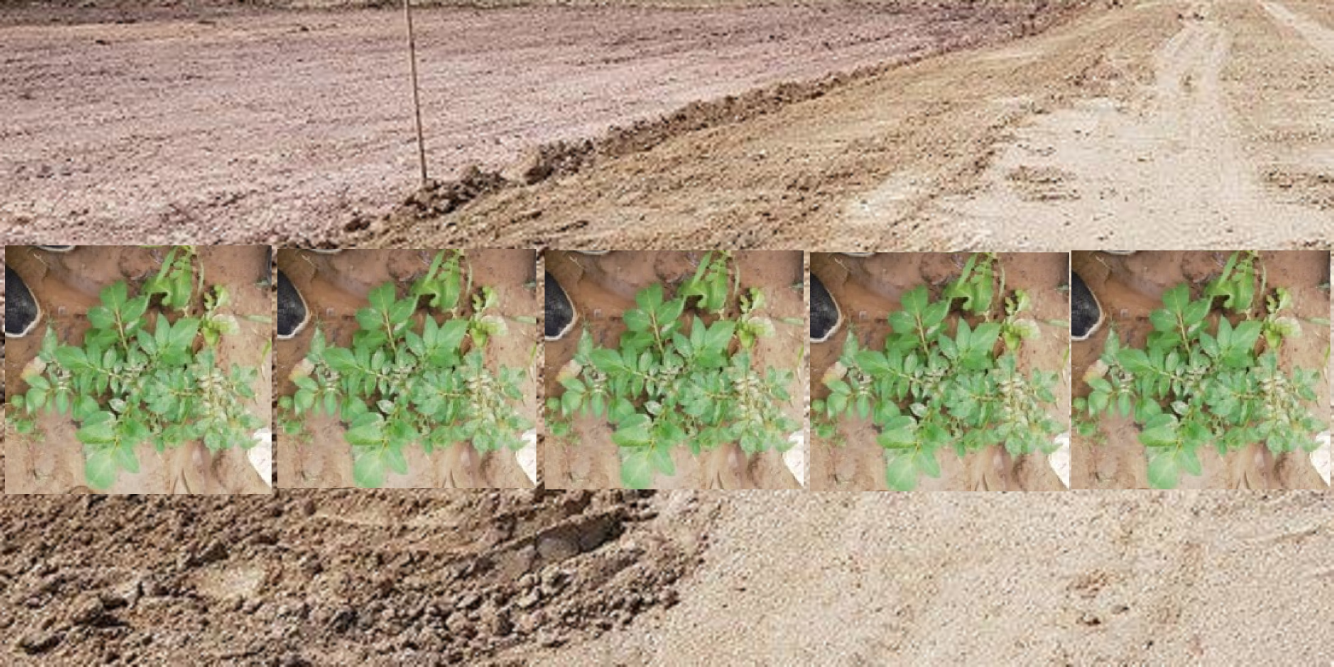
#> input picture image1.jpg, 4000 x 2000 px, found by its file name (shown at 1/3 size)
$ python cropp.py
#> lines starting #> are read from the running program, lines starting #| are printed output that depends on the picture
import os
import cv2
import numpy as np
from PIL import Image

img = Image.open("/home/pi/project/potatodatasets/image1.jpg")#input image that is clicked by camera
#> img is the input picture: PIL image 4000x2000 RGB; mean R, G, B 172.2, 157, 131.8
# This would print all the files and directories

img1=img.crop((0,0,1300,2000))
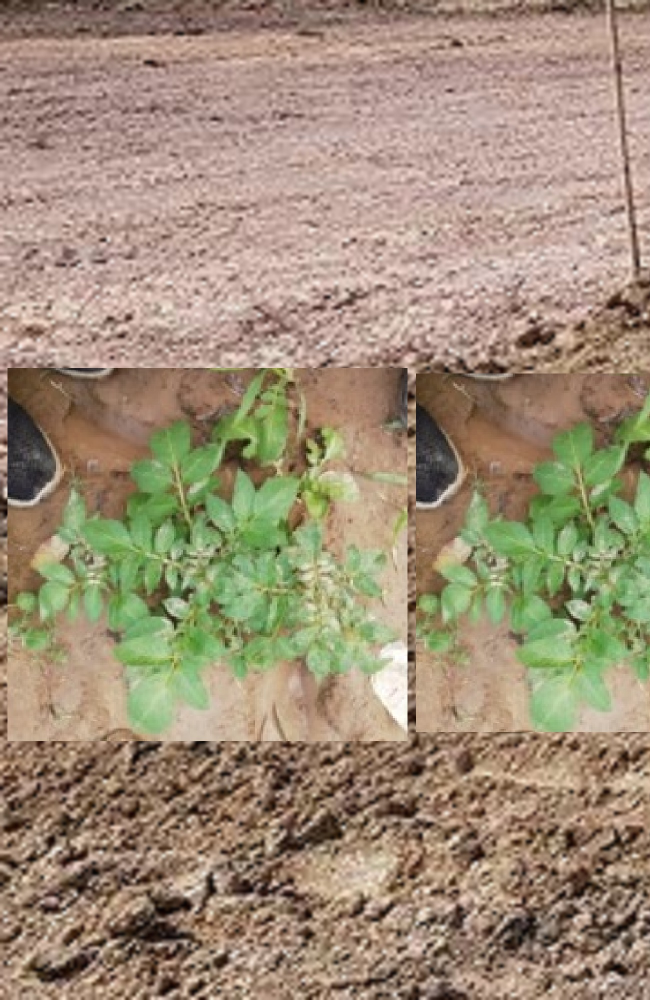
#> img1: PIL image 1300x2000 RGB (shown at 1/2 size); mean R, G, B 158.9, 142.1, 119.3
img1.save("/home/pi/project/cropped_images/imagename.jpg")

$ run again, with image111.jpg copied over image1.jpg
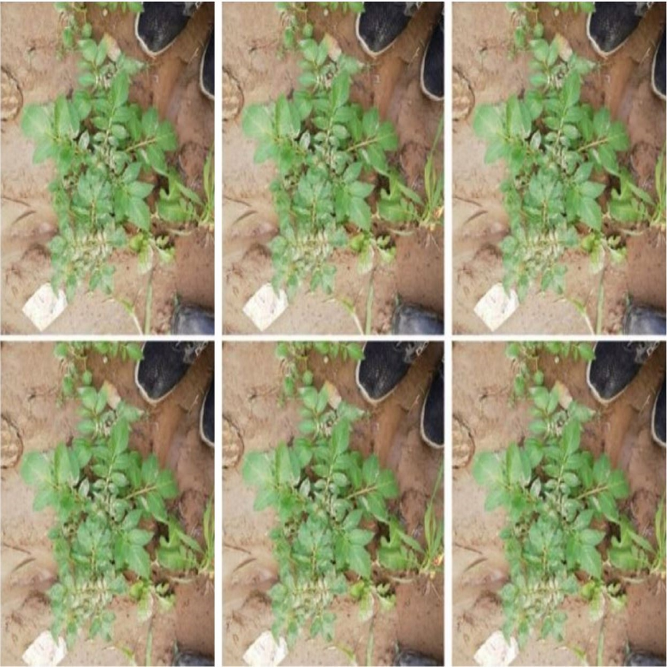
#> input picture image111.jpg, 2000 x 2000 px, found by its file name (shown at 1/3 size)
#> img is the input picture: PIL image 2000x2000 RGB; mean R, G, B 154.5, 149.8, 115.6
#> `img1=img.crop((0,0,1300,2000))`:
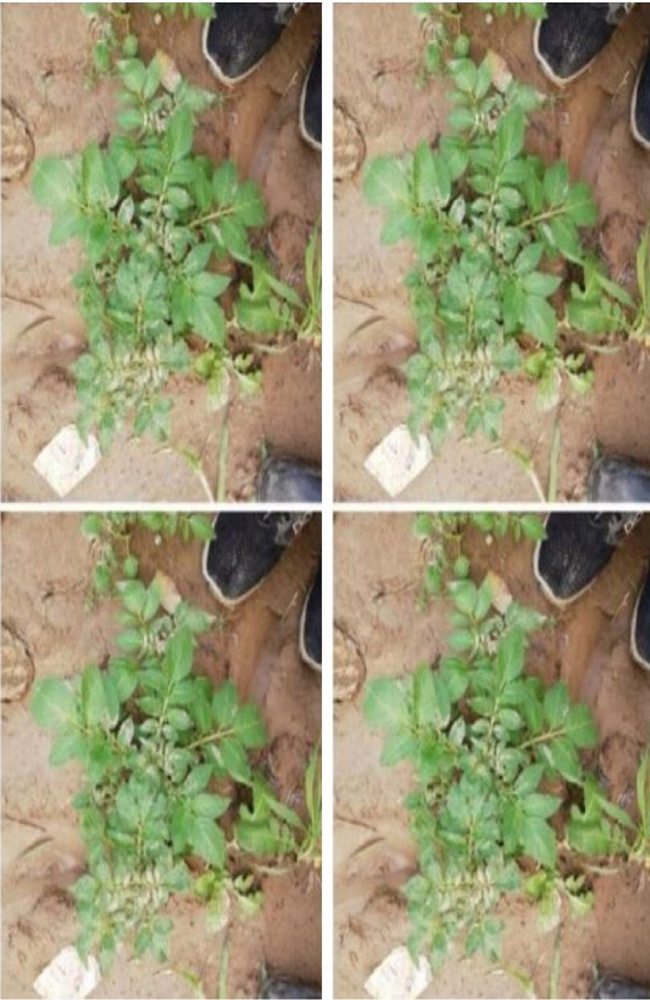
#> img1: PIL image 1300x2000 RGB (shown at 1/2 size); mean R, G, B 154.8, 150.2, 115.5

$ run again, with image2.jpg copied over image1.jpg
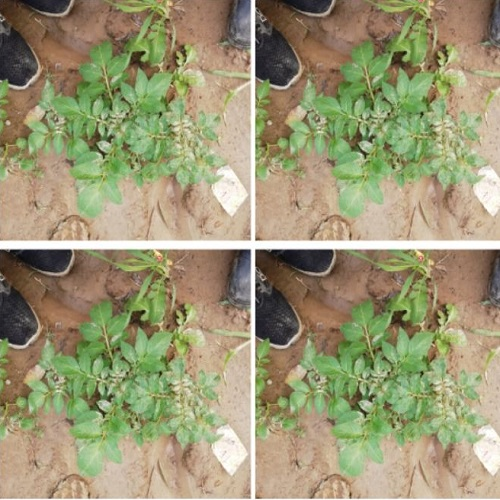
#> input picture image2.jpg, 500 x 500 px, found by its file name
#> img is the input picture: PIL image 500x500 RGB; mean R, G, B 155.2, 150.4, 115.9
#> `img1=img.crop((0,0,1300,2000))`:
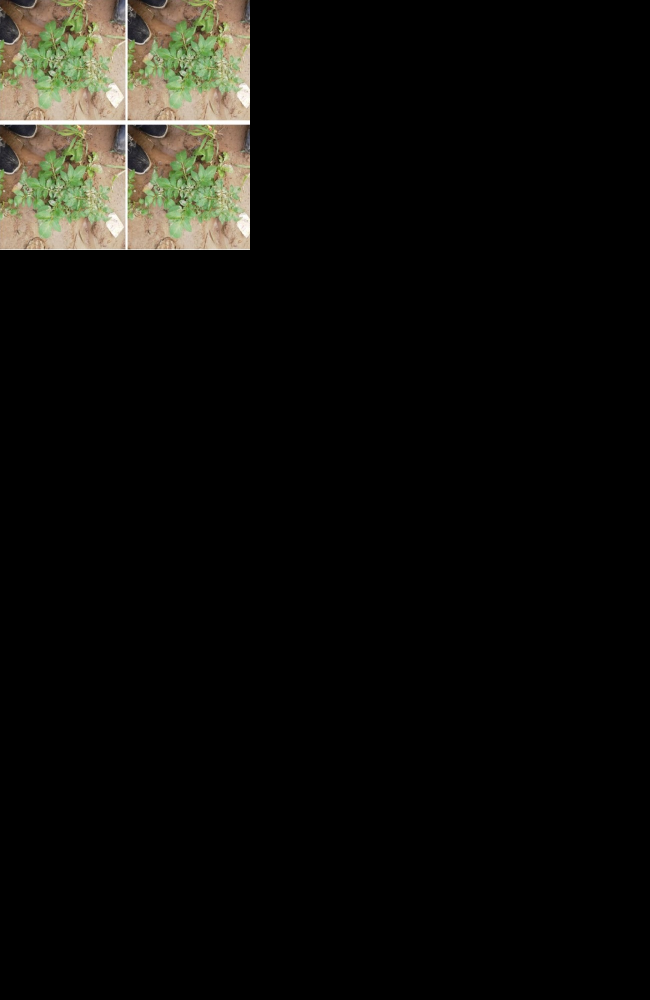
#> img1: PIL image 1300x2000 RGB (shown at 1/2 size); mean R, G, B 14.9, 14.5, 11.1
